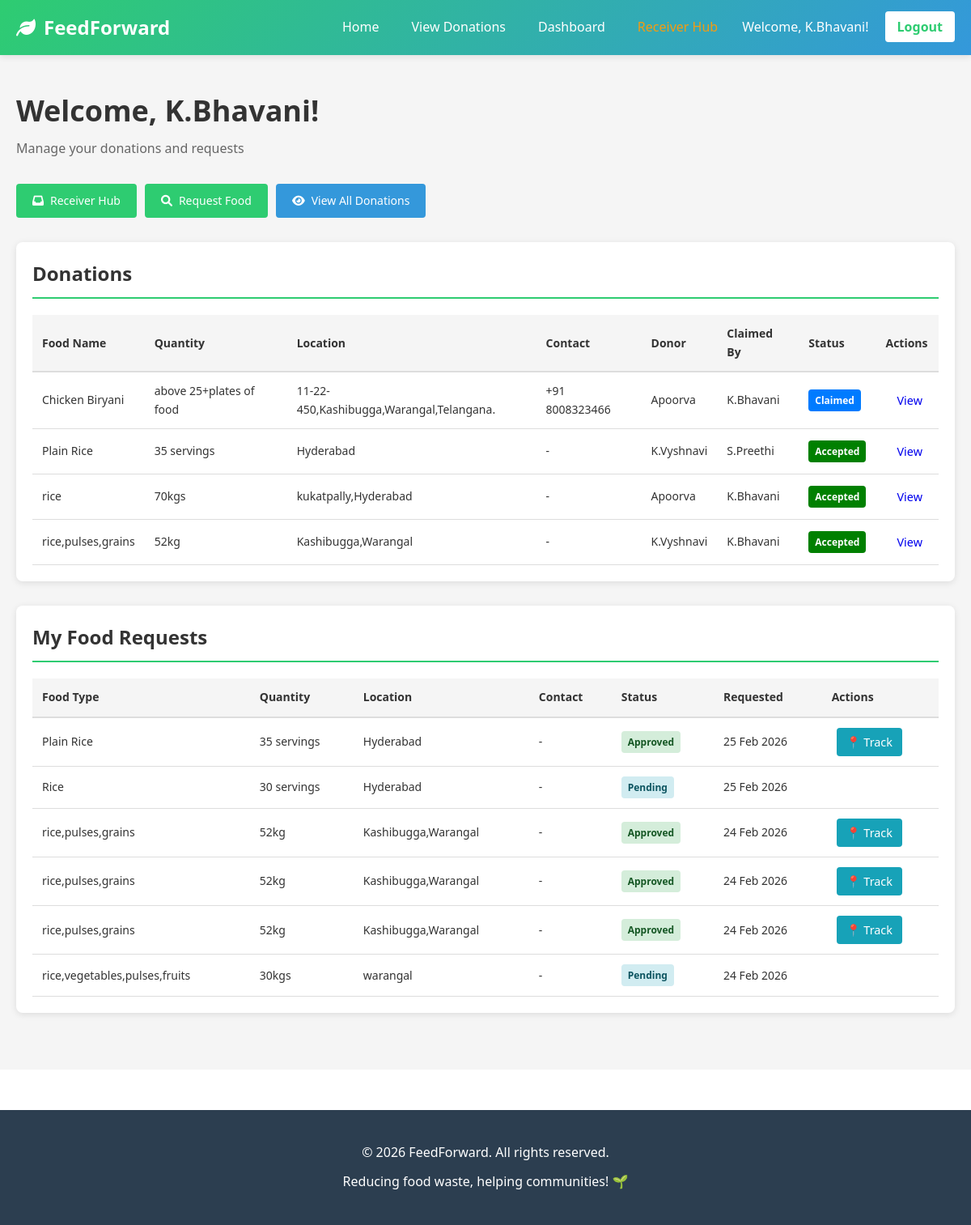
Page /dashboard/ (signed in) on the committed database.
### foodapp/models.py (models this page shows, shortened)
class Donation(models.Model):
    STATUS_CHOICES = [
        ('Pending', 'Pending'),
        ('Claimed', 'Claimed'),
        ('Accepted', 'Accepted'),
        ('Completed', 'Completed'),
    ]
    donor = models.ForeignKey(User, on_delete=models.CASCADE, related_name='donations')
    food_name = models.CharField(max_length=200)
    quantity = models.CharField(max_length=100)
    location = models.CharField(max_length=300)
    contact_number = models.CharField(max_length=15, blank=True, null=True)
    description = models.TextField(blank=True)
    status = models.CharField(max_length=20, choices=STATUS_CHOICES, default='Pending')
    claimed_by = models.ForeignKey(User, on_delete=models.SET_NULL, null=True, blank=True, related_name='claimed_donations')
    created_at = models.DateTimeField(auto_now_add=True)
    class Meta:
        ordering = ['-created_at']

class FoodRequest(models.Model):
    STATUS_CHOICES = [
        ('pending', 'Pending'),
        ('approved', 'Approved'),
        ('rejected', 'Rejected'),
        ('completed', 'Completed'),
    ]
    ngo = models.ForeignKey(User, on_delete=models.CASCADE, related_name='food_requests')
    donation = models.ForeignKey(Donation, on_delete=models.CASCADE, related_name='requests', null=True, blank=True)
    food_type = models.CharField(max_length=200)
    quantity_needed = models.CharField(max_length=100)
    location = models.CharField(max_length=300)
    contact_number = models.CharField(max_length=15, blank=True, null=True)
    status = models.CharField(max_length=20, choices=STATUS_CHOICES, default='pending')
    requested_at = models.DateTimeField(auto_now_add=True)
    updated_at = models.DateTimeField(auto_now=True)
    notes = models.TextField(blank=True)
    class Meta:
        ordering = ['-requested_at']

### foodapp/views.py (the view)
# urls.py: path('dashboard/', views.dashboard, name='dashboard'),
@login_required(login_url='login')
def dashboard(request):
    user = request.user
    is_donor = DonorProfile.objects.filter(user=user).exists()
    is_ngo = NGOProfile.objects.filter(user=user).exists()
    context = {
        'is_donor': is_donor,
        'is_ngo': is_ngo,
    }
    donations = Donation.objects.all().order_by('-created_at')
    context['donations'] = donations
    if is_donor:
        my_donations = donations.filter(donor=user)
        context['my_donations'] = my_donations
        context['total_donations'] = my_donations.count()
    if is_ngo:
        food_requests = FoodRequest.objects.filter(ngo=user)
        context['food_requests'] = food_requests
        context['total_requests'] = food_requests.count()
    return render(request, 'dashboard.html', context)

### templates/dashboard.html (shortened to what this page needs)
{% extends 'base.html' %}
{% block content %}
<div class="dashboard-container">
    <div class="dashboard-header">
        <h1>Welcome, {{ user.first_name|default:user.username }}!</h1>
        <p>Manage your donations and requests</p>
    </div>
    <div class="action-buttons">
        {% if is_ngo %}
            <a href="{% url 'receiver_dashboard' %}" class="btn btn-primary">
                <i class="fas fa-inbox"></i> Receiver Hub
            </a>
            <a href="{% url 'request_food' %}" class="btn btn-primary">
                <i class="fas fa-search"></i> Request Food
            </a>
        {% endif %}
        <a href="{% url 'view_donations' %}" class="btn btn-secondary">
            <i class="fas fa-eye"></i> View All Donations
        </a>
    </div>
    <div class="dashboard-content">
        <section class="dashboard-section">
            <h2>Donations</h2>
            {% if donations %}
                <div class="table-responsive">
                    <table class="data-table">
                        <thead>
                            <tr>
                                <th>Food Name</th>
                                <th>Quantity</th>
                                <th>Location</th>
                                <th>Contact</th>
                                <th>Donor</th>
                                <th>Claimed By</th>
                                <th>Status</th>
                                <th>Actions</th>
                            </tr>
                        </thead>
                        <tbody>
                            {% for donation in donations %}
                                <tr>
                                    <td>{{ donation.food_name }}</td>
                                    <td>{{ donation.quantity }}</td>
                                    <td>{{ donation.location }}</td>
                                    <td>{{ donation.contact_number|default:"-" }}</td>
                                    <td>{{ donation.donor.username }}</td>
                                    <td>{% if donation.claimed_by %}{{ donation.claimed_by.username }}{% else %}-{% endif %}</td>
                                    <td>
                                        <span class="status-badge status-{{ donation.status }}">{{ donation.status }}</span>
                                    </td>
                                    <td>
                                        <a href="{% url 'donation_detail' donation.id %}" class="btn btn-small">View</a>
                                    </td>
                                </tr>
                            {% endfor %}
                        </tbody>
                    </table>
                </div>
            {% else %}
                <p>No donations available.</p>
            {% endif %}
        </section>
        {% if is_ngo %}
            <section class="dashboard-section">
                <h2>My Food Requests</h2>
                {% if food_requests %}
                    <div class="table-responsive">
                        <table class="data-table">
                            <thead>
                                <tr>
                                    <th>Food Type</th>
                                    <th>Quantity</th>
                                    <th>Location</th>
                                    <th>Contact</th>
                                    <th>Status</th>
                                    <th>Requested</th>
                                    <th>Actions</th>
                                </tr>
                            </thead>
                            <tbody>
                                {% for request in food_requests %}
                                    <tr>
                                        <td>{{ request.food_type }}</td>
                                        <td>{{ request.quantity_needed }}</td>
                                        <td>{{ request.location }}</td>
                                        <td>{{ request.contact_number|default:"-" }}</td>
                                        <td>
                                            <span class="status-badge status-{{ request.status }}">{{ request.get_status_display }}</span>
                                        </td>
                                        <td>{{ request.requested_at|date:"d M Y" }}</td>
                                        <td>
                                            {% if request.status == 'approved' or request.donation.status == 'Accepted' %}
                                                <a href="{% url 'track_request' request.id %}" class="btn btn-small" style="background:#17a2b8;color:white;padding:6px 12px;border-radius:4px;text-decoration:none;display:inline-block;">📍 Track</a>
                                            {% endif %}
                                        </td>
                                    </tr>
                                {% endfor %}
                            </tbody>
                        </table>
                    </div>
                {% else %}
                    <p class="no-data">
                        No requests yet. <a href="{% url 'request_food' %}">Create your first request</a>
                    </p>
                {% endif %}
            </section>
        {% endif %}
    </div>
</div>
{% endblock %}

### templates/base.html (shortened to what this page needs)
<!DOCTYPE html>
<html lang="en">
<head>
    {% load static %}
    <link rel="stylesheet" href="{% static 'css/style.css' %}">
    <link rel="stylesheet" href="https://cdnjs.cloudflare.com/ajax/libs/font-awesome/6.0.0/css/all.min.css">
</head>
<body>
    <nav class="navbar">
        <div class="nav-container">
            <div class="nav-logo">
                <i class="fas fa-leaf"></i> FeedForward
            </div>
            <ul class="nav-menu">
                <li><a href="{% url 'home' %}">Home</a></li>
                <li><a href="{% url 'view_donations' %}">View Donations</a></li>
                {% if user.is_authenticated %}
                    <li><a href="{% url 'dashboard' %}">Dashboard</a></li>
                    {% if user.ngo_profile %}
                        <li><a href="{% url 'receiver_dashboard' %}" style="color: #f39c12;">Receiver Hub</a></li>
                    {% endif %}
                    <li><span>Welcome, {{ user.username }}!</span></li>
                    <li><a href="{% url 'logout' %}" class="logout-btn">Logout</a></li>
                {% else %}
                    <li><a href="{% url 'login' %}">Login</a></li>
                    <li><a href="{% url 'register' %}" class="register-btn">Register</a></li>
                {% endif %}
            </ul>
        </div>
    </nav>
    <main class="main-content">
        {% block content %}{% endblock %}
    </main>
    <footer class="footer">
        <div class="footer-content">
            <p>&copy; 2026 FeedForward. All rights reserved.</p>
            <p>Reducing food waste, helping communities! 🌱</p>
        </div>
    </footer>
    {% load static %}
</body>
</html>

### static/css/style.css (style rules this page uses)
* { margin: 0; padding: 0; box-sizing: border-box; }
:root { --primary-color: #2ecc71; --secondary-color: #3498db; --danger-color: #e74c3c; --warning-color: #f39c12; --success-color: #27ae60; --text-color: #333; --light-gray: #f5f5f5; --border-color: #ddd; --shadow: 0 2px 8px rgba(0, 0, 0, 0.1); }
body { font-family: 'Segoe UI', Tahoma, Geneva, Verdana, sans-serif; color: var(--text-color); line-height: 1.6; background-color: #fff; }
.navbar { background: linear-gradient(135deg, var(--primary-color), var(--secondary-color)); color: white; padding: 0; box-shadow: var(--shadow); position: sticky; top: 0; z-index: 100; }
.nav-container { max-width: 1200px; margin: 0 auto; display: flex; justify-content: space-between; align-items: center; padding: 15px 20px; }
.nav-logo { font-size: 24px; font-weight: bold; display: flex; align-items: center; gap: 10px; }
.nav-menu { display: flex; list-style: none; gap: 20px; align-items: center; }
.nav-menu a { color: white; text-decoration: none; transition: opacity 0.3s; padding: 5px 10px; }
.register-btn, .logout-btn { background: white; color: var(--primary-color) !important; padding: 8px 15px !important; border-radius: 4px; font-weight: bold; }
.main-content { min-height: calc(100vh - 120px); background: var(--light-gray); padding: 20px 0; }
.btn { display: inline-block; padding: 10px 20px; border-radius: 4px; text-decoration: none; transition: all 0.3s; border: none; cursor: pointer; font-size: 14px; font-weight: 500; }
.btn-primary { background: var(--primary-color); color: white; }
.btn-secondary { background: var(--secondary-color); color: white; }
.btn-small { padding: 6px 12px; font-size: 12px; }
.status-badge { padding: 6px 12px; border-radius: 20px; font-size: 12px; font-weight: bold; white-space: nowrap; }
.status-badge.status-pending { background: #d1ecf1; color: #0c5460; }
.status-badge.status-approved { background: #d4edda; color: #155724; }
.dashboard-container { max-width: 1200px; margin: 0 auto; padding: 20px; }
.dashboard-header { margin-bottom: 30px; }
.dashboard-header h1 { font-size: 36px; margin-bottom: 5px; }
.dashboard-header p { color: #666; font-size: 16px; }
.action-buttons { display: flex; gap: 10px; margin-bottom: 30px; flex-wrap: wrap; }
.action-buttons .btn { display: inline-flex; align-items: center; gap: 8px; }
.dashboard-section { background: white; padding: 20px; border-radius: 8px; margin-bottom: 30px; box-shadow: var(--shadow); }
.dashboard-section h2 { margin-bottom: 20px; font-size: 24px; color: var(--text-color); border-bottom: 2px solid var(--primary-color); padding-bottom: 10px; }
.table-responsive { overflow-x: auto; }
.data-table { width: 100%; border-collapse: collapse; font-size: 14px; }
.data-table thead { background: var(--light-gray); }
.data-table th { padding: 12px; text-align: left; font-weight: 600; color: var(--text-color); border-bottom: 2px solid var(--border-color); }
.data-table td { padding: 12px; border-bottom: 1px solid var(--border-color); }
.footer { background: #2c3e50; color: white; padding: 30px 20px; margin-top: 50px; }
.footer-content { max-width: 1200px; margin: 0 auto; text-align: center; }
.footer-content p { margin: 10px 0; }

### templates/dashboard.html (style rules this page uses)
.status-badge { display:inline-block;padding:4px 8px;border-radius:4px;color:#fff;font-weight:600 }
.status-Claimed { background:#007bff }
.status-Accepted { background:green }
.btn-small { padding:4px 8px;margin-left:6px;font-size:0.9rem }

### rows in the picture
Donation: food_name "Chicken Biryani", quantity "above 25+plates of food", location "11-22-450,Kashibugga,Warangal,Telangana.", contact_number "+91 8008323466", donor.username "Apoorva", claimed_by.username "K.Bhavani", status "Claimed"
Donation: food_name "Plain Rice", quantity "35 servings", location "Hyderabad", contact_number "-", donor.username "K.Vyshnavi", claimed_by.username "S.Preethi", status "Accepted"
Donation: food_name "rice", quantity "70kgs", location "kukatpally,Hyderabad", contact_number "-", donor.username "Apoorva", claimed_by.username "K.Bhavani", status "Accepted"
Donation: food_name "rice,pulses,grains", quantity "52kg", location "Kashibugga,Warangal", contact_number "-", donor.username "K.Vyshnavi", claimed_by.username "K.Bhavani", status "Accepted"
FoodRequest: food_type "Plain Rice", quantity_needed "35 servings", location "Hyderabad", contact_number "-", status "Approved", requested_at "25 Feb 2026", shows "📍 Track"
FoodRequest: food_type "Rice", quantity_needed "30 servings", location "Hyderabad", contact_number "-", status "Pending", requested_at "25 Feb 2026"
FoodRequest: food_type "rice,pulses,grains", quantity_needed "52kg", location "Kashibugga,Warangal", contact_number "-", status "Approved", requested_at "24 Feb 2026", shows "📍 Track"
FoodRequest: food_type "rice,pulses,grains", quantity_needed "52kg", location "Kashibugga,Warangal", contact_number "-", status "Approved", requested_at "24 Feb 2026", shows "📍 Track"
FoodRequest: food_type "rice,pulses,grains", quantity_needed "52kg", location "Kashibugga,Warangal", contact_number "-", status "Approved", requested_at "24 Feb 2026", shows "📍 Track"
FoodRequest: food_type "rice,vegetables,pulses,fruits", quantity_needed "30kgs", location "warangal", contact_number "-", status "Pending", requested_at "24 Feb 2026"

### other values in the picture
{{ user.username }} "K.Bhavani"
{{ user.first_name|default:user.username }} "K.Bhavani"
